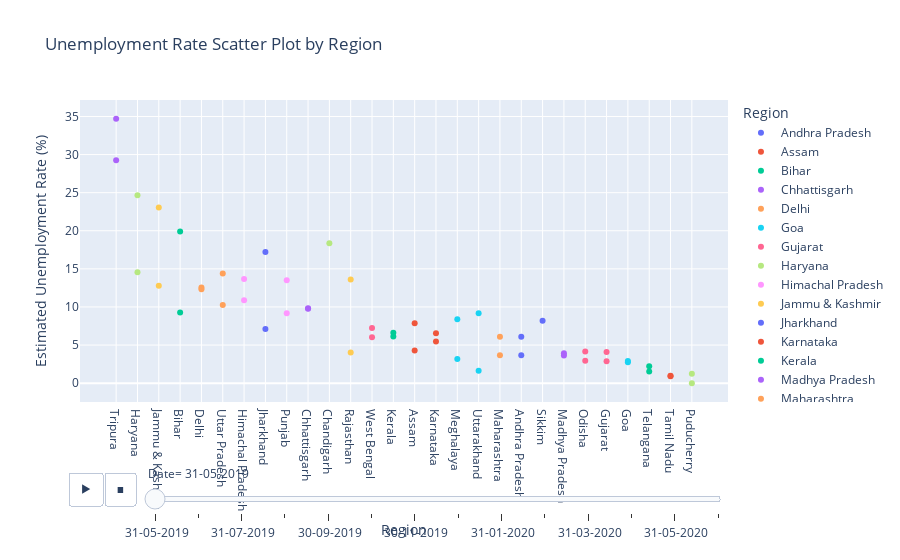

The code cell stored with this chart in its notebook:
### Code cell
import plotly.express as px


# Create a scatter plot using Plotly Express
fig = px.scatter(data, x='Region', y=' Estimated Unemployment Rate (%)', color='Region',
                 title='Unemployment Rate Scatter Plot by Region',
                 animation_frame=' Date', template='plotly')

# Update the layout to set the category order on the x-axis
fig.update_layout(xaxis={'categoryorder': 'total descending'})

# Show the plot
fig.show()

### Figure 1 — Plotly figure (JSON) as saved in the notebook; plotly's stock layout.template omitted (floating-point values rounded to 4 significant figures)
{"data": [{"hovertemplate": "Region=%{x}<br> Date= 31-05-2019<br> Estimated Unemployment Rate (%)=%{y}<extra></extra>", "legendgroup": "Andhra Pradesh", "marker": {"color": "#636efa", "symbol": "circle"}, "mode": "markers", "name": "Andhra Pradesh", "orientation": "v", "showlegend": true, "type": "scatter", "x": ["Andhra Pradesh", "Andhra Pradesh"], "xaxis": "x", "y": [3.65, 6.09], "yaxis": "y"}, {"hovertemplate": "Region=%{x}<br> Date= 31-05-2019<br> Estimated Unemployment Rate (%)=%{y}<extra></extra>", "legendgroup": "Assam", "marker": {"color": "#EF553B", "symbol": "circle"}, "mode": "markers", "name": "Assam", "orientation": "v", "showlegend": true, "type": "scatter", "x": ["Assam", "Assam"], "xaxis": "x", "y": [4.29, 7.87], "yaxis": "y"}, {"hovertemplate": "Region=%{x}<br> Date= 31-05-2019<br> Estimated Unemployment Rate (%)=%{y}<extra></extra>", "legendgroup": "Bihar", "marker": {"color": "#00cc96", "symbol": "circle"}, "mode": "markers", "name": "Bihar", "orientation": "v", "showlegend": true, "type": "scatter", "x": ["Bihar", "Bihar"], "xaxis": "x", "y": [9.27, 19.9], "yaxis": "y"}, {"hovertemplate": "Region=%{x}<br> Date= 31-05-2019<br> Estimated Unemployment Rate (%)=%{y}<extra></extra>", "legendgroup": "Chhattisgarh", "marker": {"color": "#ab63fa", "symbol": "circle"}, "mode": "markers", "name": "Chhattisgarh", "orientation": "v", "showlegend": true, "type": "scatter", "x": ["Chhattisgarh", "Chhattisgarh"], "xaxis": "x", "y": [9.82, 9.77], "yaxis": "y"}, {"hovertemplate": "Region=%{x}<br> Date= 31-05-2019<br> Estimated Unemployment Rate (%)=%{y}<extra></extra>", "legendgroup": "Delhi", "marker": {"color": "#FFA15A", "symbol": "circle"}, "mode": "markers", "name": "Delhi", "orientation": "v", "showlegend": true, "type": "scatter", "x": ["Delhi", "Delhi"], "xaxis": "x", "y": [12.56, 12.31], "yaxis": "y"}, {"hovertemplate": "Region=%{x}<br> Date= 31-05-2019<br> Estimated Unemployment Rate (%)=%{y}<extra></extra>", "legendgroup": "Goa", "marker": {"color": "#19d3f3", "symbol": "circle"}, "mode": "markers", "name": "Goa", "orientation": "v", "showlegend": true, "type": "scatter", "x": ["Goa", "Goa"], "xaxis": "x", "y": [2.91, 2.75], "yaxis": "y"}, {"hovertemplate": "Region=%{x}<br> Date= 31-05-2019<br> Estimated Unemployment Rate (%)=%{y}<extra></extra>", "legendgroup": "Gujarat", "marker": {"color": "#FF6692", "symbol": "circle"}, "mode": "markers", "name": "Gujarat", "orientation": "v", "showlegend": true, "type": "scatter", "x": ["Gujarat", "Gujarat"], "xaxis": "x", "y": [2.88, 4.09], "yaxis": "y"}, {"hovertemplate": "Region=%{x}<br> Date= 31-05-2019<br> Estimated Unemployment Rate (%)=%{y}<extra></extra>", "legendgroup": "Haryana", "marker": {"color": "#B6E880", "symbol": "circle"}, "mode": "markers", "name": "Haryana", "orientation": "v", "showlegend": true, "type": "scatter", "x": ["Haryana", "Haryana"], "xaxis": "x", "y": [14.54, 24.67], "yaxis": "y"}, {"hovertemplate": "Region=%{x}<br> Date= 31-05-2019<br> Estimated Unemployment Rate (%)=%{y}<extra></extra>", "legendgroup": "Himachal Pradesh", "marker": {"color": "#FF97FF", "symbol": "circle"}, "mode": "markers", "name": "Himachal Pradesh", "orientation": "v", "showlegend": true, "type": "scatter", "x": ["Himachal Pradesh", "Himachal Pradesh"], "xaxis": "x", "y": [13.68, 10.88], "yaxis": "y"}, {"hovertemplate": "Region=%{x}<br> Date= 31-05-2019<br> Estimated Unemployment Rate (%)=%{y}<extra></extra>", "legendgroup": "Jammu & Kashmir", "marker": {"color": "#FECB52", "symbol": "circle"}, "mode": "markers", "name": "Jammu & Kashmir", "orientation": "v", "showlegend": true, "type": "scatter", "x": ["Jammu & Kashmir", "Jammu & Kashmir"], "xaxis": "x", "y": [12.78, 23.04], "yaxis": "y"}, {"hovertemplate": "Region=%{x}<br> Date= 31-05-2019<br> Estimated Unemployment Rate (%)=%{y}<extra></extra>", "legendgroup": "Jharkhand", "marker": {"color": "#636efa", "symbol": "circle"}, "mode": "markers", "name": "Jharkhand", "orientation": "v", "showlegend": true, "type": "scatter", "x": ["Jharkhand", "Jharkhand"], "xaxis": "x", "y": [7.11, 17.23], "yaxis": "y"}, {"hovertemplate": "Region=%{x}<br> Date= 31-05-2019<br> Estimated Unemployment Rate (%)=%{y}<extra></extra>", "legendgroup": "Karnataka", "marker": {"color": "#EF553B", "symbol": "circle"}, "mode": "markers", "name": "Karnataka", "orientation": "v", "showlegend": true, "type": "scatter", "x": ["Karnataka", "Karnataka"], "xaxis": "x", "y": [5.46, 6.56], "yaxis": "y"}, {"hovertemplate": "Region=%{x}<br> Date= 31-05-2019<br> Estimated Unemployment Rate (%)=%{y}<extra></extra>", "legendgroup": "Kerala", "marker": {"color": "#00cc96", "symbol": "circle"}, "mode": "markers", "name": "Kerala", "orientation": "v", "showlegend": true, "type": "scatter", "x": ["Kerala", "Kerala"], "xaxis": "x", "y": [6.63, 6.11], "yaxis": "y"}, {"hovertemplate": "Region=%{x}<br> Date= 31-05-2019<br> Estimated Unemployment Rate (%)=%{y}<extra></extra>", "legendgroup": "Madhya Pradesh", "marker": {"color": "#ab63fa", "symbol": "circle"}, "mode": "markers", "name": "Madhya Pradesh", "orientation": "v", "showlegend": true, "type": "scatter", "x": ["Madhya Pradesh", "Madhya Pradesh"], "xaxis": "x", "y": [3.63, 3.91], "yaxis": "y"}, {"hovertemplate": "Region=%{x}<br> Date= 31-05-2019<br> Estimated Unemployment Rate (%)=%{y}<extra></extra>", "legendgroup": "Maharashtra", "marker": {"color": "#FFA15A", "symbol": "circle"}, "mode": "markers", "name": "Maharashtra", "orientation": "v", "showlegend": true, "type": "scatter", "x": ["Maharashtra", "Maharashtra"], "xaxis": "x", "y": [3.67, 6.08], "yaxis": "y"}, {"hovertemplate": "Region=%{x}<br> Date= 31-05-2019<br> Estimated Unemployment Rate (%)=%{y}<extra></extra>", "legendgroup": "Meghalaya", "marker": {"color": "#19d3f3", "symbol": "circle"}, "mode": "markers", "name": "Meghalaya", "orientation": "v", "showlegend": true, "type": "scatter", "x": ["Meghalaya", "Meghalaya"], "xaxis": "x", "y": [3.16, 8.4], "yaxis": "y"}, {"hovertemplate": "Region=%{x}<br> Date= 31-05-2019<br> Estimated Unemployment Rate (%)=%{y}<extra></extra>", "legendgroup": "Odisha", "marker": {"color": "#FF6692", "symbol": "circle"}, "mode": "markers", "name": "Odisha", "orientation": "v", "showlegend": true, "type": "scatter", "x": ["Odisha", "Odisha"], "xaxis": "x", "y": [4.17, 2.95], "yaxis": "y"}, {"hovertemplate": "Region=%{x}<br> Date= 31-05-2019<br> Estimated Unemployment Rate (%)=%{y}<extra></extra>", "legendgroup": "Puducherry", "marker": {"color": "#B6E880", "symbol": "circle"}, "mode": "markers", "name": "Puducherry", "orientation": "v", "showlegend": true, "type": "scatter", "x": ["Puducherry", "Puducherry"], "xaxis": "x", "y": [0, 1.25], "yaxis": "y"}, {"hovertemplate": "Region=%{x}<br> Date= 31-05-2019<br> Estimated Unemployment Rate (%)=%{y}<extra></extra>", "legendgroup": "Punjab", "marker": {"color": "#FF97FF", "symbol": "circle"}, "mode": "markers", "name": "Punjab", "orientation": "v", "showlegend": true, "type": "scatter", "x": ["Punjab", "Punjab"], "xaxis": "x", "y": [9.17, 13.49], "yaxis": "y"}, {"hovertemplate": "Region=%{x}<br> Date= 31-05-2019<br> Estimated Unemployment Rate (%)=%{y}<extra></extra>", "legendgroup": "Rajasthan", "marker": {"color": "#FECB52", "symbol": "circle"}, "mode": "markers", "name": "Rajasthan", "orientation": "v", "showlegend": true, "type": "scatter", "x": ["Rajasthan", "Rajasthan"], "xaxis": "x", "y": [4.03, 13.62], "yaxis": "y"}, {"hovertemplate": "Region=%{x}<br> Date= 31-05-2019<br> Estimated Unemployment Rate (%)=%{y}<extra></extra>", "legendgroup": "Sikkim", "marker": {"color": "#636efa", "symbol": "circle"}, "mode": "markers", "name": "Sikkim", "orientation": "v", "showlegend": true, "type": "scatter", "x": ["Sikkim"], "xaxis": "x", "y": [8.2], "yaxis": "y"}, {"hovertemplate": "Region=%{x}<br> Date= 31-05-2019<br> Estimated Unemployment Rate (%)=%{y}<extra></extra>", "legendgroup": "Tamil Nadu", "marker": {"color": "#EF553B", "symbol": "circle"}, "mode": "markers", "name": "Tamil Nadu", "orientation": "v", "showlegend": true, "type": "scatter", "x": ["Tamil Nadu", "Tamil Nadu"], "xaxis": "x", "y": [0.97, 0.89], "yaxis": "y"}, {"hovertemplate": "Region=%{x}<br> Date= 31-05-2019<br> Estimated Unemployment Rate (%)=%{y}<extra></extra>", "legendgroup": "Telangana", "marker": {"color": "#00cc96", "symbol": "circle"}, "mode": "markers", "name": "Telangana", "orientation": "v", "showlegend": true, "type": "scatter", "x": ["Telangana", "Telangana"], "xaxis": "x", "y": [2.23, 1.52], "yaxis": "y"}, {"hovertemplate": "Region=%{x}<br> Date= 31-05-2019<br> Estimated Unemployment Rate (%)=%{y}<extra></extra>", "legendgroup": "Tripura", "marker": {"color": "#ab63fa", "symbol": "circle"}, "mode": "markers", "name": "Tripura", "orientation": "v", "showlegend": true, "type": "scatter", "x": ["Tripura", "Tripura"], "xaxis": "x", "y": [29.25, 34.69], "yaxis": "y"}, {"hovertemplate": "Region=%{x}<br> Date= 31-05-2019<br> Estimated Unemployment Rate (%)=%{y}<extra></extra>", "legendgroup": "Uttar Pradesh", "marker": {"color": "#FFA15A", "symbol": "circle"}, "mode": "markers", "name": "Uttar Pradesh", "orientation": "v", "showlegend": true, "type": "scatter", "x": ["Uttar Pradesh", "Uttar Pradesh"], "xaxis": "x", "y": [10.26, 14.4], "yaxis": "y"}, {"hovertemplate": "Region=%{x}<br> Date= 31-05-2019<br> Estimated Unemployment Rate (%)=%{y}<extra></extra>", "legendgroup": "Uttarakhand", "marker": {"color": "#19d3f3", "symbol": "circle"}, "mode": "markers", "name": "Uttarakhand", "orientation": "v", "showlegend": true, "type": "scatter", "x": ["Uttarakhand", "Uttarakhand"], "xaxis": "x", "y": [1.63, 9.17], "yaxis": "y"}, {"hovertemplate": "Region=%{x}<br> Date= 31-05-2019<br> Estimated Unemployment Rate (%)=%{y}<extra></extra>", "legendgroup": "West Bengal", "marker": {"color": "#FF6692", "symbol": "circle"}, "mode": "markers", "name": "West Bengal", "orientation": "v", "showlegend": true, "type": "scatter", "x": ["West Bengal", "West Bengal"], "xaxis": "x", "y": [6.02, 7.25], "yaxis": "y"}, {"hovertemplate": "Region=%{x}<br> Date= 31-05-2019<br> Estimated Unemployment Rate (%)=%{y}<extra></extra>", "legendgroup": "Chandigarh", "marker": {"color": "#B6E880", "symbol": "circle"}, "mode": "markers", "name": "Chandigarh", "orientation": "v", "showlegend": true, "type": "scatter", "x": ["Chandigarh"], "xaxis": "x", "y": [18.35], "yaxis": "y"}], "layout": {"legend": {"title": {"text": "Region"}, "tracegroupgap": 0}, "sliders": [{"active": 0, "currentvalue": {"prefix": " Date="}, "len": 0.9, "pad": {"b": 10, "t": 60}, "steps": [{"args": [[" 31-05-2019"], {"frame": {"duration": 0, "redraw": false}, "fromcurrent": true, "mode": "immediate", "transition": {"duration": 0, "easing": "linear"}}], "label": " 31-05-2019", "method": "animate"}, {"args": [[" 30-06-2019"], {"frame": {"duration": 0, "redraw": false}, "fromcurrent": true, "mode": "immediate", "transition": {"duration": 0, "easing": "linear"}}], "label": " 30-06-2019", "method": "animate"}, {"args": [[" 31-07-2019"], {"frame": {"duration": 0, "redraw": false}, "fromcurrent": true, "mode": "immediate", "transition": {"duration": 0, "easing": "linear"}}], "label": " 31-07-2019", "method": "animate"}, {"args": [[" 31-08-2019"], {"frame": {"duration": 0, "redraw": false}, "fromcurrent": true, "mode": "immediate", "transition": {"duration": 0, "easing": "linear"}}], "label": " 31-08-2019", "method": "animate"}, {"args": [[" 30-09-2019"], {"frame": {"duration": 0, "redraw": false}, "fromcurrent": true, "mode": "immediate", "transition": {"duration": 0, "easing": "linear"}}], "label": " 30-09-2019", "method": "animate"}, {"args": [[" 31-10-2019"], {"frame": {"duration": 0, "redraw": false}, "fromcurrent": true, "mode": "immediate", "transition": {"duration": 0, "easing": "linear"}}], "label": " 31-10-2019", "method": "animate"}, {"args": [[" 30-11-2019"], {"frame": {"duration": 0, "redraw": false}, "fromcurrent": true, "mode": "immediate", "transition": {"duration": 0, "easing": "linear"}}], "label": " 30-11-2019", "method": "animate"}, {"args": [[" 31-12-2019"], {"frame": {"duration": 0, "redraw": false}, "fromcurrent": true, "mode": "immediate", "transition": {"duration": 0, "easing": "linear"}}], "label": " 31-12-2019", "method": "animate"}, {"args": [[" 31-01-2020"], {"frame": {"duration": 0, "redraw": false}, "fromcurrent": true, "mode": "immediate", "transition": {"duration": 0, "easing": "linear"}}], "label": " 31-01-2020", "method": "animate"}, {"args": [[" 29-02-2020"], {"frame": {"duration": 0, "redraw": false}, "fromcurrent": true, "mode": "immediate", "transition": {"duration": 0, "easing": "linear"}}], "label": " 29-02-2020", "method": "animate"}, {"args": [[" 31-03-2020"], {"frame": {"duration": 0, "redraw": false}, "fromcurrent": true, "mode": "immediate", "transition": {"duration": 0, "easing": "linear"}}], "label": " 31-03-2020", "method": "animate"}, {"args": [[" 30-04-2020"], {"frame": {"duration": 0, "redraw": false}, "fromcurrent": true, "mode": "immediate", "transition": {"duration": 0, "easing": "linear"}}], "label": " 30-04-2020", "method": "animate"}, {"args": [[" 31-05-2020"], {"frame": {"duration": 0, "redraw": false}, "fromcurrent": true, "mode": "immediate", "transition": {"duration": 0, "easing": "linear"}}], "label": " 31-05-2020", "method": "animate"}, {"args": [[" 30-06-2020"], {"frame": {"duration": 0, "redraw": false}, "fromcurrent": true, "mode": "immediate", "transition": {"duration": 0, "easing": "linear"}}], "label": " 30-06-2020", "method": "animate"}], "x": 0.1, "xanchor": "left", "y": 0, "yanchor": "top"}], "title": {"text": "Unemployment Rate Scatter Plot by Region"}, "updatemenus": [{"buttons": [{"args": [null, {"frame": {"duration": 500, "redraw": false}, "fromcurrent": true, "mode": "immediate", "transition": {"duration": 500, "easing": "linear"}}], "label": "&#9654;", "method": "animate"}, {"args": [[null], {"frame": {"duration": 0, "redraw": false}, "fromcurrent": true, "mode": "immediate", "transition": {"duration": 0, "easing": "linear"}}], "label": "&#9724;", "method": "animate"}], "direction": "left", "pad": {"r": 10, "t": 70}, "showactive": false, "type": "buttons", "x": 0.1, "xanchor": "right", "y": 0, "yanchor": "top"}], "xaxis": {"anchor": "y", "categoryarray": ["Andhra Pradesh", "Assam", "Bihar", "Chhattisgarh", "Delhi", "Goa", "Gujarat", "Haryana", "Himachal Pradesh", "Jammu & Kashmir", "Jharkhand", "Karnataka", "Kerala", "Madhya Pradesh", "Maharashtra", "Meghalaya", "Odisha", "Puducherry", "Punjab", "Rajasthan", "Sikkim", "Tamil Nadu", "Telangana", "Tripura", "Uttar Pradesh", "Uttarakhand", "West Bengal", "Chandigarh"], "categoryorder": "total descending", "domain": [0, 1], "title": {"text": "Region"}}, "yaxis": {"anchor": "x", "domain": [0, 1], "title": {"text": " Estimated Unemployment Rate (%)"}}}}
